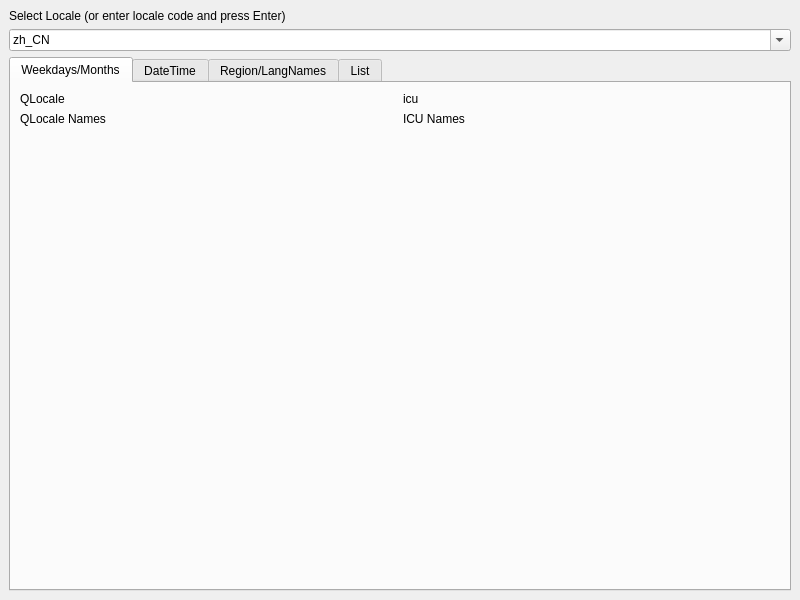
<?xml version="1.0" encoding="UTF-8"?>
<ui version="4.0">
 <class>MainWindow</class>
 <widget class="QMainWindow" name="MainWindow">
  <property name="geometry">
   <rect>
    <x>0</x>
    <y>0</y>
    <width>800</width>
    <height>600</height>
   </rect>
  </property>
  <property name="windowTitle">
   <string>MainWindow</string>
  </property>
  <widget class="QWidget" name="centralwidget">
   <layout class="QVBoxLayout" name="verticalLayout">
    <item>
     <widget class="QLabel" name="label_5">
      <property name="text">
       <string>Select Locale (or enter locale code and press Enter)</string>
      </property>
     </widget>
    </item>
    <item>
     <widget class="QComboBox" name="comboBox">
      <property name="editable">
       <bool>true</bool>
      </property>
      <property name="currentText">
       <string notr="true">zh_CN</string>
      </property>
      <item>
       <property name="text">
        <string>zh_CN</string>
       </property>
      </item>
      <item>
       <property name="text">
        <string>zh_TW</string>
       </property>
      </item>
      <item>
       <property name="text">
        <string>en_US</string>
       </property>
      </item>
      <item>
       <property name="text">
        <string>es_ES</string>
       </property>
      </item>
      <item>
       <property name="text">
        <string>ja</string>
       </property>
      </item>
      <item>
       <property name="text">
        <string>ar</string>
       </property>
      </item>
     </widget>
    </item>
    <item>
     <widget class="QTabWidget" name="tabWidget">
      <property name="currentIndex">
       <number>0</number>
      </property>
      <widget class="QWidget" name="tab">
       <attribute name="title">
        <string>Weekdays/Months</string>
       </attribute>
       <layout class="QGridLayout" name="gridLayout">
        <item row="1" column="0">
         <widget class="QLabel" name="qlocaleDWNames">
          <property name="text">
           <string>QLocale Names</string>
          </property>
         </widget>
        </item>
        <item row="0" column="1">
         <widget class="QLabel" name="label_3">
          <property name="text">
           <string>icu</string>
          </property>
         </widget>
        </item>
        <item row="0" column="0">
         <widget class="QLabel" name="label">
          <property name="text">
           <string>QLocale</string>
          </property>
         </widget>
        </item>
        <item row="1" column="1">
         <widget class="QLabel" name="icuDWNames">
          <property name="text">
           <string>ICU Names</string>
          </property>
         </widget>
        </item>
        <item row="2" column="0">
         <spacer name="verticalSpacer">
          <property name="orientation">
           <enum>Qt::Orientation::Vertical</enum>
          </property>
          <property name="sizeHint" stdset="0">
           <size>
            <width>20</width>
            <height>40</height>
           </size>
          </property>
         </spacer>
        </item>
       </layout>
      </widget>
      <widget class="QWidget" name="tab_2">
       <attribute name="title">
        <string>DateTime</string>
       </attribute>
       <layout class="QVBoxLayout" name="verticalLayout_2">
        <item>
         <widget class="QLabel" name="relLabel">
          <property name="text">
           <string>TextLabel</string>
          </property>
         </widget>
        </item>
        <item>
         <spacer name="verticalSpacer_3">
          <property name="orientation">
           <enum>Qt::Orientation::Vertical</enum>
          </property>
          <property name="sizeHint" stdset="0">
           <size>
            <width>20</width>
            <height>40</height>
           </size>
          </property>
         </spacer>
        </item>
       </layout>
      </widget>
      <widget class="QWidget" name="tab_3">
       <attribute name="title">
        <string>Region/LangNames</string>
       </attribute>
       <layout class="QVBoxLayout" name="verticalLayout_3">
        <item>
         <widget class="QLabel" name="regLabel">
          <property name="text">
           <string>TextLabel</string>
          </property>
         </widget>
        </item>
        <item>
         <spacer name="verticalSpacer_2">
          <property name="orientation">
           <enum>Qt::Orientation::Vertical</enum>
          </property>
          <property name="sizeHint" stdset="0">
           <size>
            <width>20</width>
            <height>40</height>
           </size>
          </property>
         </spacer>
        </item>
       </layout>
      </widget>
      <widget class="QWidget" name="tab_4">
       <attribute name="title">
        <string>List</string>
       </attribute>
       <layout class="QVBoxLayout" name="verticalLayout_4">
        <item>
         <widget class="QLabel" name="cmbListLabel">
          <property name="text">
           <string>TextLabel</string>
          </property>
         </widget>
        </item>
        <item>
         <spacer name="verticalSpacer_4">
          <property name="orientation">
           <enum>Qt::Orientation::Vertical</enum>
          </property>
          <property name="sizeHint" stdset="0">
           <size>
            <width>20</width>
            <height>40</height>
           </size>
          </property>
         </spacer>
        </item>
       </layout>
      </widget>
     </widget>
    </item>
   </layout>
  </widget>
 </widget>
 <resources/>
 <connections/>
</ui>
